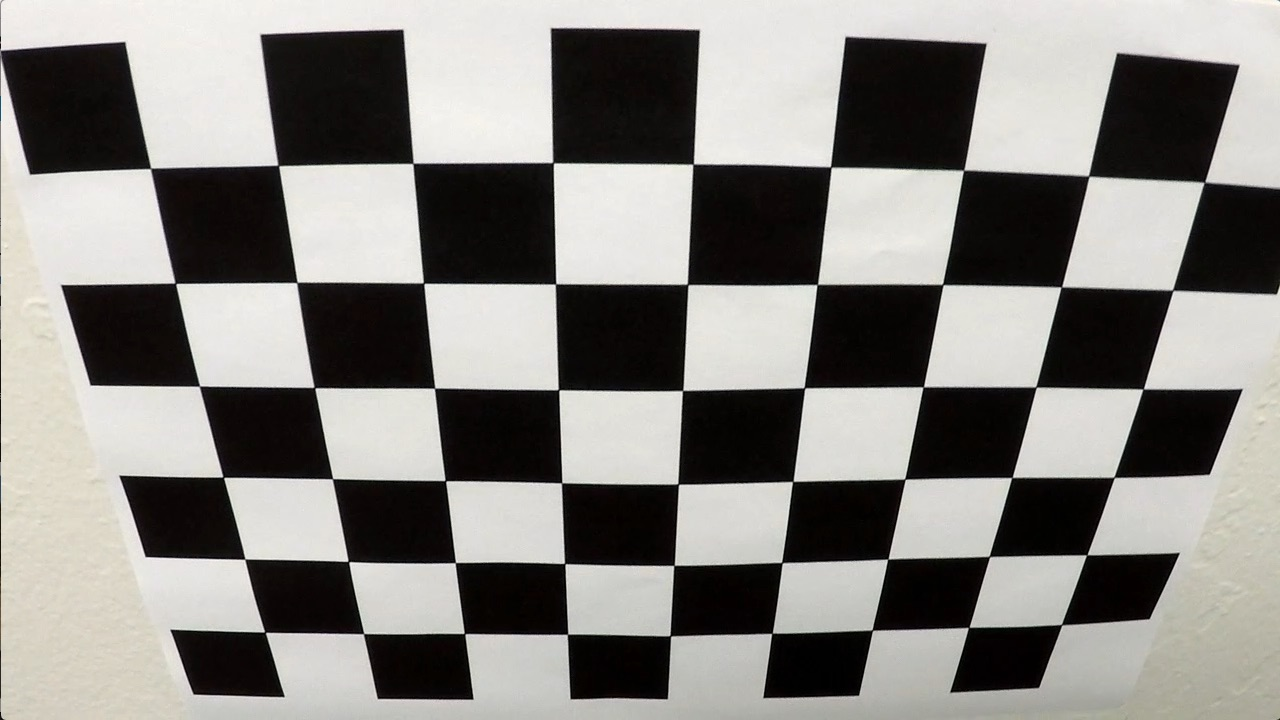
#> input picture camera_cal/calibration2.jpg, 1280 x 720 px
$ jupyter execute --allow-errors P4.ipynb   (shell and % lines are left out)   (older library calls are emulated)
#> lines starting #> are read from the running program, lines starting #| are printed output that depends on the picture
# **Advanced Lane Finding Project**
***
The goals / steps of this project are the following:

* Compute the camera calibration matrix and distortion coefficients given a set of chessboard images.
* Apply a distortion correction to raw images.
* Use color transforms, gradients, etc., to create a thresholded binary image.
* Apply a perspective transform to rectify binary image ("birds-eye view").
* Detect lane pixels and fit to find the lane boundary.
* Determine the curvature of the lane and vehicle position with respect to center.
* Warp the detected lane boundaries back onto the original image.
* Output visual display of the lane boundaries and numerical estimation of lane curvature and vehicle position.

[//]: # (Image References)

[image1]: ./examples/undistort_output.png "Undistorted"
[image2]: ./test_images/test1.jpg "Road Transformed"
[image3]: ./examples/binary_combo_example.jpg "Binary Example"
[image4]: ./examples/warped_straight_lines.jpg "Warp Example"
[image5]: ./examples/color_fit_lines.jpg "Fit Visual"
[image6]: ./examples/example_output.jpg "Output"
[video1]: ./project_video.mp4 "Video"

## [Rubric](https://review.udacity.com/#!/rubrics/571/view) Points
###Here I will consider the rubric points individually and describe how I addressed each point in my implementation.

### Writeup / README

#### 1. Provide a Writeup / README that includes all the rubric points and how you addressed each one.

This is the Writeup / README file.

### Camera Calibration

#### 1. Briefly state how you computed the camera matrix and distortion coefficients. Provide an example of a distortion corrected calibration image.

The code for this step is contained in the first code cell of the IPython notebook.

I start by preparing "object points", which will be the (x, y, z) coordinates of the chessboard corners in the world. Here I am assuming the chessboard is fixed on the (x, y) plane at z=0, such that the object points are the same for each calibration image.  Thus, `objp` is just a replicated array of coordinates, and `objpoints` will be appended with a copy of it every time I successfully detect all chessboard corners in a test image.  `imgpoints` will be appended with the (x, y) pixel position of each of the corners in the image plane with each successful chessboard detection.

[cell 1]
import numpy as np
import cv2
import matplotlib.pyplot as plt
import matplotlib.image as mpimg
from PIL import Image
from moviepy.editor import VideoFileClip
from IPython.display import HTML

[cell 2]
# Read in a calibration image
img = mpimg.imread('./camera_cal/calibration2.jpg')
#> img is the input picture: shape (720, 1280, 3); mean R, G, B 134.4, 132.4, 128.5
plt.imshow(img)
#> (this line was passed over: IPython is not available in this run)

# Arrays to store object points and image points from all the images

xPoints = 9
yPoints = 6

objpoints = [] # 3D points in real world space
imgpoints = [] # 2D points in image plane

# Prepare object points, like (0, 0, 0), (1, 0, 0), (2, 0, 0) ...,(7, 5 , 0)
objp = np.zeros((yPoints*xPoints,3), np.float32)
objp[:,:2] = np.mgrid[0:xPoints, 0:yPoints].T.reshape(-1,2) #x,  y coordinates

# Convert image to grayscale
gray = cv2.cvtColor(img, cv2.COLOR_BGR2GRAY)

# Find the chessboard corners
ret, corners = cv2.findChessboardCorners(gray, (xPoints, yPoints), None)
#> ret = True; corners = 54 rows, first 8: [150.6, 168.4], [278.3, 165.4], [412.9, 163.4], [553, 162.6], [693.2, 164.2], [830.6, 166.9], [963.5, 170.4], [1088.6, 176.1]

# If corners are found, add objectpoints, image points
#> (the rest of this cell did not finish here and is left out)

I then used the output `objpoints` and `imgpoints` to compute the camera calibration and distortion coefficients using the `cv2.calibrateCamera()` function.  I applied this distortion correction to the test image using the `cv2.undistort()` function and obtained this result:

[cell 3]
import pickle

# Test undistortion on an image
img_size = (img.shape[1], img.shape[0])
#> img_size = (1280, 720)

# Do camera calibration given object points and image points
ret, mtx, dist, rvecs, tvecs = cv2.calibrateCamera(objpoints, imgpoints, img_size,None,None)
#> ret = 0.867; mtx = [[788.8, 0, 646.9], [0, 755.8, 212.6], [0, 0, 1]]; dist = [[-0.159, 0.0734, 0.0212, 0.00278, -0.00653]]; rvecs = ([0.401, -0.0329, 0.0155],); tvecs = ([-3.67, -0.396, 5.44],)

dst = cv2.undistort(img, mtx, dist, None, mtx)
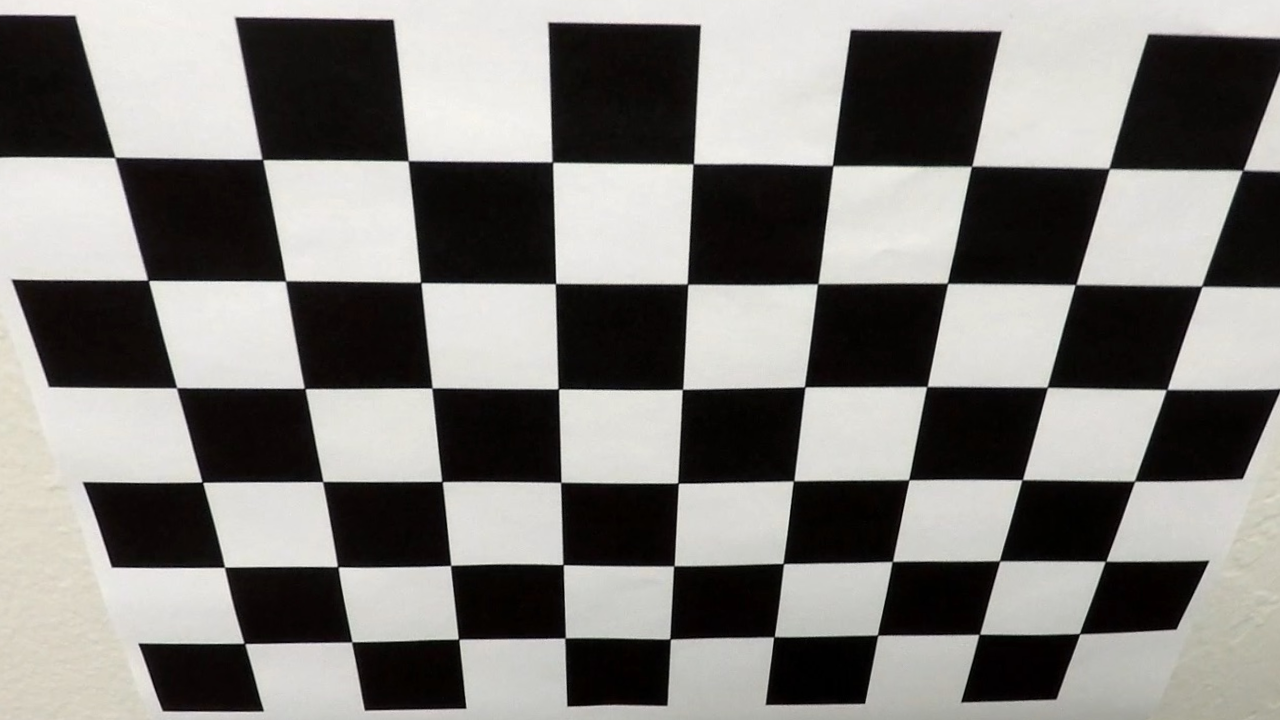
#> dst: shape (720, 1280, 3); mean R, G, B 127.8, 125.8, 122.5
cv2.imwrite('output_images/undist.jpg',dst)

# Save the camera calibration result for later use (we won't worry about rvecs / tvecs)
dist_pickle = {}
dist_pickle["mtx"] = mtx
dist_pickle["dist"] = dist
pickle.dump( dist_pickle, open( "output_images/wide_dist_pickle.p", "wb" ) )
#dst = cv2.cvtColor(dst, cv2.COLOR_BGR2RGB)
# Visualize undistortion
#> (the rest of this cell did not finish here and is left out)

### Pipeline (single images)

The pipeline will be organsied as follow:
`process_image` is the overall pipeline function that will be used process the video.

Please note, the below cell have dependency on the 6 sections which contain the implementation detail of the functions.

[cell 4]
src = np.float32(
    [[(img_size[0] / 2) - 60, img_size[1] / 2 + 100],
    [((img_size[0] / 6) - 10), img_size[1]],
    [(img_size[0] * 5 / 6) + 60, img_size[1]],
    [(img_size[0] / 2 + 65), img_size[1] / 2 + 100]])
dst = np.float32(
    [[(img_size[0] / 4), 0],
    [(img_size[0] / 4), img_size[1]],
    [(img_size[0] * 3 / 4), img_size[1]],
    [(img_size[0] * 3 / 4), 0]])

def process_image(input_image):
    # Compute the camera calibration matrix and distortion coefficients given a set of chessboard images.

    # Apply a distortion correction to raw images.
    undist_img = undistort(input_image)

    # Use color transforms, gradients, etc., to create a thresholded binary image.
    threshold_binary_image_tmp = threshold_binary(undist_img)

    # Apply a perspective transform to rectify binary image ("birds-eye view").
    perspective_transform_image_tmp = perspective_transform(threshold_binary_image_tmp, src, dst)

    # Detect lane pixels and fit to find the lane boundary.
    left_fitx_tmp, right_fitx_tmp, ploty_tmp = prepare_for_plot(perspective_transform_image_tmp)

    # Determine the curvature of the lane and vehicle position with respect to center.
    left_curverad_tmp, right_curverad_tmp = curvature(left_fitx_tmp, right_fitx_tmp, ploty_tmp)

    # Warp the detected lane boundaries back onto the original image.
    Minv_tmp = cv2.getPerspectiveTransform(dst, src)
    processed_image = draw_green_line(perspective_transform_image_tmp, undist_img, Minv_tmp, left_fitx_tmp, right_fitx_tmp, ploty_tmp)

    # Output visual display of the lane boundaries and numerical estimation of lane curvature and vehicle position.

    return processed_image

# laneImage = mpimg.imread('./test_images/sampleTest.jpg')
laneImage = mpimg.imread('./test_images/test2.jpg')
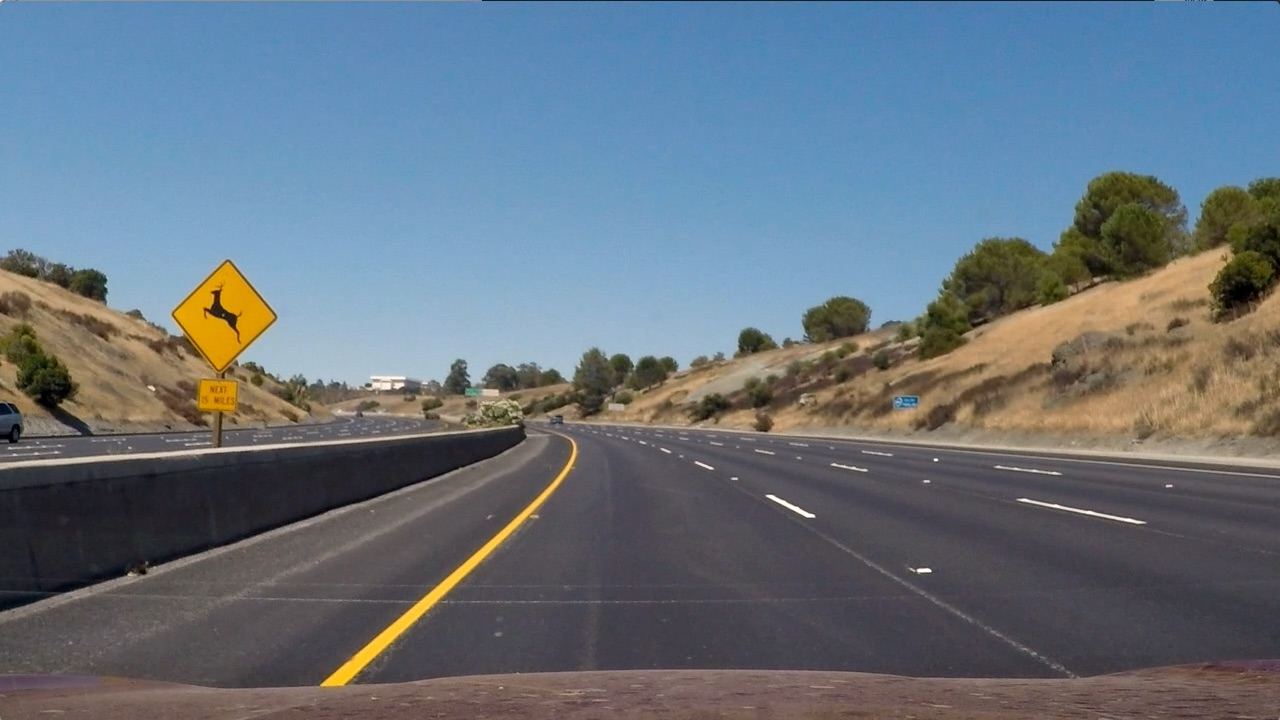
#> input picture test_images/test2.jpg, 1280 x 720 px
#> laneImage is the input picture: shape (720, 1280, 3); mean R, G, B 102.8, 114.6, 125.5
#> (the rest of this cell did not finish here and is left out)

#### 1. Provide an example of a distortion-corrected image.
To demonstrate this step, I will read the stored camera calibration from previous step, and then apply the correction to one of the test images like this one:

[cell 5]
def undistort(image):
    with open("output_images/wide_dist_pickle.p", mode='rb') as f:
        dist_pickle = pickle.load(f)

    mtx = dist_pickle["mtx"]
    dist = dist_pickle["dist"]
    undist = cv2.undistort(image, mtx, dist, None, mtx)
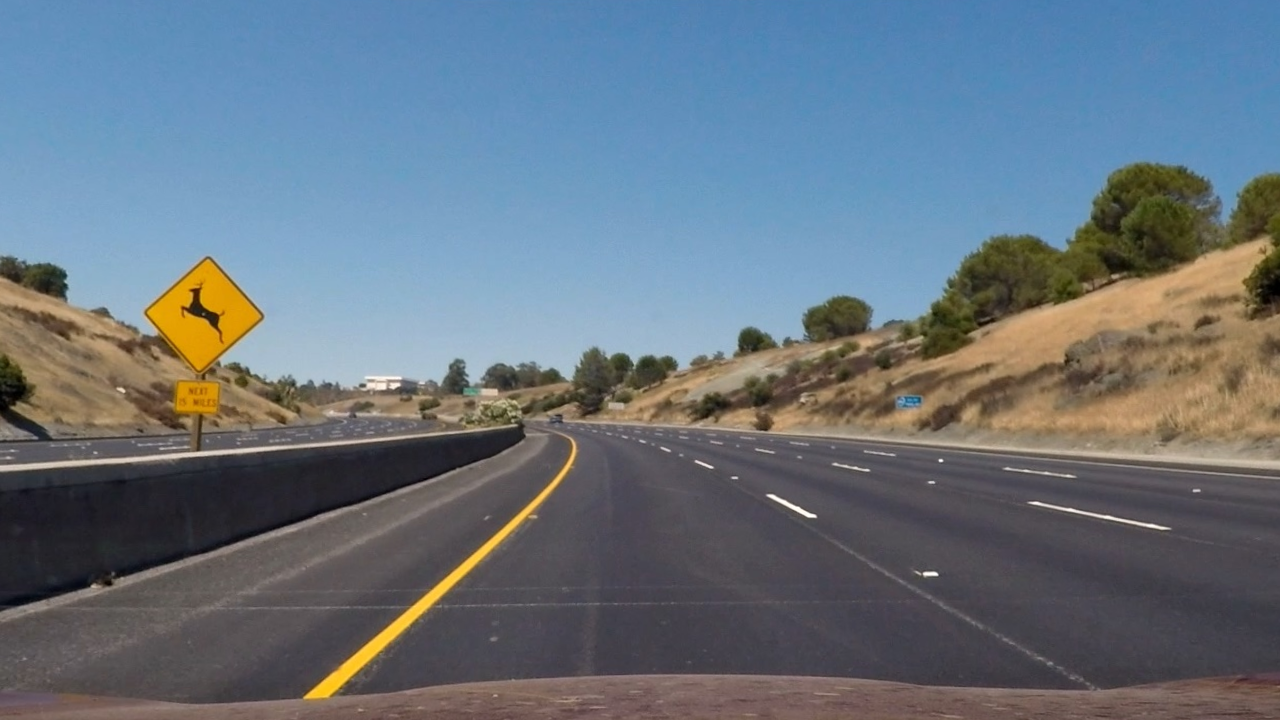
#> undist: shape (720, 1280, 3); mean R, G, B 103.7, 115.6, 126.4
    return undist

[cell 6]
# laneImage = mpimg.imread('./test_images/sampleTest.jpg')
laneImage = mpimg.imread('./test_images/test2.jpg')

undistortImage = undistort(laneImage)

#> (the rest of this cell did not finish here and is left out)

#### 2. Describe how (and identify where in your code) you used color transforms, gradients or other methods to create a thresholded binary image.  Provide an example of a binary image result.
I used a combination of color and gradient thresholds to generate a binary image (thresholding steps at below cell).

[cell 7]
# [39 lines left out: function threshold_binary, not called in this run]

#> (a cell that did not finish here is left out)

#### 3. Describe how (and identify where in your code) you performed a perspective transform and provide an example of a transformed image.

The code for my perspective transform includes a function called `perspective_transform()` in the below cell. The `perspective_transform()` function takes as inputs an image (`img`), as well as source (`src`) and destination (`dst`) points.  I chose the hardcode the source and destination points in the following manner:

```
src = np.float32(
    [[(img_size[0] / 2) - 60, img_size[1] / 2 + 100],
    [((img_size[0] / 6) - 10), img_size[1]],
    [(img_size[0] * 5 / 6) + 60, img_size[1]],
    [(img_size[0] / 2 + 60), img_size[1] / 2 + 100]])
dst = np.float32(
    [[(img_size[0] / 4), 0],
    [(img_size[0] / 4), img_size[1]],
    [(img_size[0] * 3 / 4), img_size[1]],
    [(img_size[0] * 3 / 4), 0]])

```
This resulted in the following source and destination points:

| Source        | Destination   |
|:-------------:|:-------------:|
| 580, 460      | 320, 0        |
| 203, 720      | 320, 720      |
| 1127, 720     | 960, 720      |
| 700, 460      | 960, 0        |

I verified that my perspective transform was working as expected by drawing the `src` and `dst` points onto a test image and its warped counterpart to verify that the lines appear parallel in the warped image.

[cell 9]
# [8 lines left out: function perspective_transform, not called in this run]

#> (a cell that did not finish here is left out)

#### 4. Describe how (and identify where in your code) you identified lane-line pixels and fit their positions with a polynomial?

Then I calculated the pixel histogram, find the spike and find a 2nd order polynomial kinda like this:

[cell 11]
window_width = 50
window_height = 80 # Break image into 9 vertical layers since image height is 720
margin = 100 # How much to slide left and right for searching

# [36 lines left out: function find_window_centroids, not called in this run]

def get_window_centerY():
    return [680, 600, 520, 440, 360, 280, 200, 120, 40]

# [13 lines left out: function prepare_for_plot, not called in this run]

[cell 12]
# [24 lines left out: function display_plot, not called in this run]

#> (the rest of this cell did not finish here and is left out)

#### 5. Describe how (and identify where in your code) you calculated the radius of curvature of the lane and the position of the vehicle with respect to center.

After I got the points on the line, then I use `curvature()` to calculte the curvature of the lane

[cell 13]
# [15 lines left out: function curvature, not called in this run]

#> (a cell that did not finish here is left out)

#### 6. Provide an example image of your result plotted back down onto the road such that the lane area is identified clearly.

I use `draw_green_line()` to plot back the previous step on the image.  Here is an example of my result on a test image:

[cell 15]
# [20 lines left out: function draw_green_line, not called in this run]

[cell 16]
# Define a class to receive the characteristics of each line detection
class Line():
    # [21 lines left out: function __init__, not called in this run]

Minv = cv2.getPerspectiveTransform(dst, src)
#> (the rest of this cell did not finish here and is left out)
